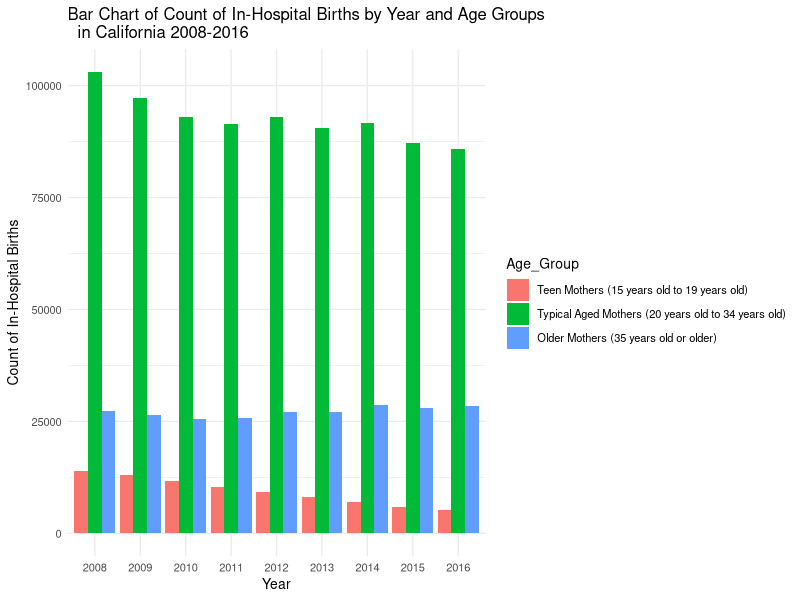

The R script that drew this image:
## ---- chunk 1
knitr::opts_chunk$set(echo = TRUE)
## ---- chunk 2
library(formatR)
library(readr)
library(dplyr)
library(ggplot2)
## ---- chunk 3
hospital_births_raw <- read_csv("inhospitalbirthsbyagegroup.csv") %>% rename(Year = year,
                                                                             County = patcnty,
                                                                             Age_Group = agegrp,
                                                                             Count = count)
## ---- chunk 4
dim(hospital_births_raw)
## ---- chunk 5
names(hospital_births_raw)
## ---- chunk 6
head(hospital_births_raw)
## ---- chunk 7
total_births <- hospital_births_raw %>% filter(Age_Group == "Total Births") %>% summarize(
  mean_total = mean(Count),
  median_total = median(Count), 
  sum_total = sum(Count))
total_births
## ---- chunk 8
teen_births <- hospital_births_raw %>% filter(Age_Group == 
            "Teen Mothers (15 years old to 19 years old)")  %>% summarize(
              mean_teen = mean(Count),
              median_teen = median(Count), 
              sum_teen = sum(Count))
teen_births
## ---- chunk 9
typical_births <- hospital_births_raw %>% filter(Age_Group == 
    "Typical Aged Mothers (20 years old to 34 years old)") %>% summarize(
      mean_typical = mean(Count), 
      median_typical = median(Count), 
      sum_typical = sum(Count))
typical_births
## ---- chunk 10
old_births <- hospital_births_raw %>% filter(Age_Group == "Older Mothers (35 years 
  old or older)") %>% summarize(
  mean_old = mean(Count), 
  median_old = median(Count), 
  sum_old = sum(Count))
old_births
## ---- chunk 11
dodge_all <- hospital_births_raw %>% filter(Age_Group != "Total Births") 
head(dodge_all)
dodge_all$Age_Group <- forcats::fct_relevel(dodge_all$Age_Group, 
                          "Teen Mothers (15 years old to 19 years old)", 
                          "Typical Aged Mothers (20 years old to 34 years old)", 
                          "Older Mothers (35 years old or older)")
dodge_all_chart <- ggplot(dodge_all,  aes(x = factor(Year), y = Count)) +
  geom_bar(aes(fill = Age_Group), stat = "identity", position = "dodge") +  
  labs(title = "Bar Chart of Count of In-Hospital Births by Year and Age Groups 
  in California 2008-2016", x = "Year", y = "Count of In-Hospital Births") + theme_minimal(base_size = 10)
dodge_all_chart
## ---- chunk 12
total_2008 <- hospital_births_raw %>% filter(Age_Group == "Total Births", Year == "2008"
  ) %>% summarize(sum_2008 =sum(Count))
total_2016 <- hospital_births_raw %>% filter(Age_Group == "Total Births", Year == "2016"
  ) %>% summarize(sum_2016 =sum(Count))
total_all <- hospital_births_raw %>% filter(Age_Group == "Total Births"
  ) %>% summarize(sum_all =sum(Count))


probability2008 <- total_2008/total_all 
probability2008 <- probability2008 %>% rename(probability2008 = sum_2008 )

probability2016 <- total_2016/total_all
probability2016 <- probability2016 %>% rename(probability2016 = sum_2016)


c(total_2008, total_2016, total_all, probability2008, probability2016)
## ---- chunk 13

#Calculating for total births from Teenage mothers in 2008
teen_2008 <- hospital_births_raw %>% filter(
  Age_Group == "Teen Mothers (15 years old to 19 years old)", 
  Year == "2008") %>% summarize(sum_teen2008 =sum(Count))




#Calculating for total births from Teenage mothers in 2016
teen_2016 <- hospital_births_raw %>% filter(
  Age_Group == "Teen Mothers (15 years old to 19 years old)", 
  Year == "2016") %>% summarize(sum_teen2016 =sum(Count))

#Calculating Conditional Probability of Teenage Mother Giving Birth in 2008
probability_teen2008 <- teen_2008/total_2008 
probability_teen2008 <- probability_teen2008 %>% rename(probability_teen2008 = 
  sum_teen2008)

#Calculating Conditional Probability of Teenage Mother Giving Birth in 2016
probability_teen2016 <- teen_2016/total_2016
probability_teen2016 <- probability_teen2016 %>% rename(probability_teen2016 = 
  sum_teen2016)

c(teen_2008, teen_2016, probability_teen2008, probability_teen2016)

## ---- chunk 14

#Calculating for total births from typical aged mothers in 2008
typical_2008 <- hospital_births_raw %>% filter(
  Age_Group == "Typical Aged Mothers (20 years old to 34 years old)", 
  Year == "2008") %>% summarize(sum_typical2008 =sum(Count))

#Calculating for total births from typical aged mothers in 2008
typical_2016 <- hospital_births_raw %>% filter(
  Age_Group == "Typical Aged Mothers (20 years old to 34 years old)", 
  Year == "2016") %>% summarize(sum_typical2016 =sum(Count))

#Calculating Conditional Probability of Typical Age Mother Giving Birth in 2008
probability_typical2008 <- typical_2008/total_2008 
probability_typical2008 <- probability_typical2008 %>% rename(probability_typical2008 
  = sum_typical2008)

#Calculating Conditional Probability of Typical Age Mother Giving Birth in 2016
probability_typical2016 <- typical_2016/total_2016
probability_typical2016 <- probability_typical2016 %>% rename(probability_typical2016
  = sum_typical2016)

c(typical_2008, typical_2016, probability_typical2008, probability_typical2016)

## ---- chunk 15

#Calculating for total births from older mothers in 2008
old_2008 <- hospital_births_raw %>% filter(
  Age_Group == "Older Mothers (35 years old or older)", 
  Year == "2008") %>% summarize(sum_old2008 =sum(Count))

#Calculating for total births from older mothers in 2016
old_2016 <- hospital_births_raw %>% filter(
  Age_Group == "Older Mothers (35 years old or older)", 
  Year == "2016") %>% summarize(sum_old2016 =sum(Count))

#Calculating Conditional Probability of Older Mothers Giving Birth in 2008
probability_old2008 <- old_2008/total_2008
probability_old2008 <- probability_old2008 %>% rename(probability_old2008 = sum_old2008 )

#Calculating Conditional Probability of Older Mothers Giving Birth in 2016
probability_old2016 <- old_2016/total_2016
probability_old2016 <- probability_old2016 %>% rename(probability_old2016 = sum_old2016)

c(old_2008, old_2016, probability_old2008, probability_old2016)
